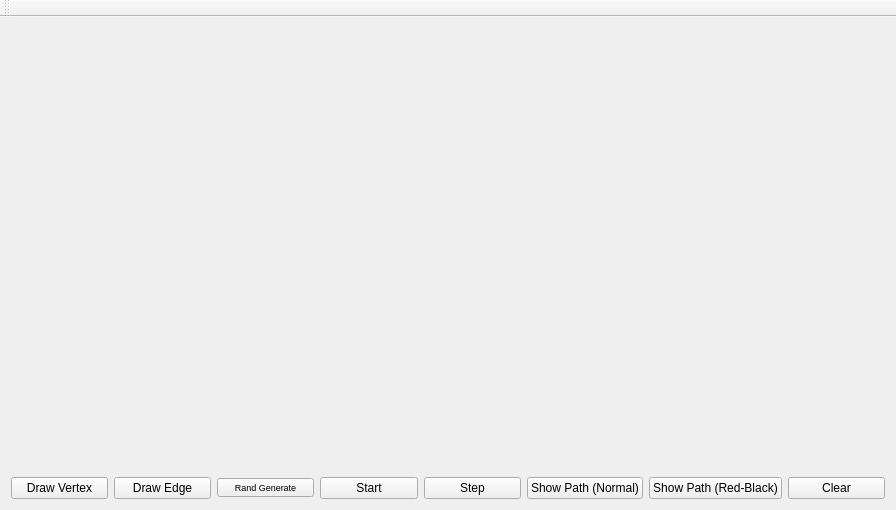
<?xml version="1.0" encoding="UTF-8"?>
<ui version="4.0">
 <class>MainWindow</class>
 <widget class="QMainWindow" name="MainWindow">
  <property name="geometry">
   <rect>
    <x>0</x>
    <y>0</y>
    <width>896</width>
    <height>510</height>
   </rect>
  </property>
  <property name="windowTitle">
   <string>MainWindow</string>
  </property>
  <widget class="QWidget" name="centralWidget">
   <layout class="QGridLayout" name="gridLayout">
    <item row="1" column="0">
     <layout class="QHBoxLayout" name="horizontalLayout">
      <item>
       <widget class="QPushButton" name="drawVertexButton">
        <property name="text">
         <string>Draw Vertex</string>
        </property>
       </widget>
      </item>
      <item>
       <widget class="QPushButton" name="drawEdgeButton">
        <property name="text">
         <string>Draw Edge</string>
        </property>
       </widget>
      </item>
      <item>
       <widget class="QPushButton" name="randGenButton">
        <property name="font">
         <font>
          <pointsize>7</pointsize>
         </font>
        </property>
        <property name="text">
         <string>Rand Generate</string>
        </property>
       </widget>
      </item>
      <item>
       <widget class="QPushButton" name="startButton">
        <property name="text">
         <string>Start</string>
        </property>
       </widget>
      </item>
      <item>
       <widget class="QPushButton" name="stepButton">
        <property name="text">
         <string>Step</string>
        </property>
       </widget>
      </item>
      <item>
       <widget class="QPushButton" name="showPathButton">
        <property name="text">
         <string>Show Path (Normal)</string>
        </property>
       </widget>
      </item>
      <item>
       <widget class="QPushButton" name="showPathRedBlackButton">
        <property name="text">
         <string>Show Path (Red-Black)</string>
        </property>
       </widget>
      </item>
      <item>
       <widget class="QPushButton" name="clearButton">
        <property name="text">
         <string>Clear</string>
        </property>
       </widget>
      </item>
     </layout>
    </item>
    <item row="0" column="0">
     <widget class="GraphArea" name="backgroundLabel">
      <property name="sizePolicy">
       <sizepolicy hsizetype="Expanding" vsizetype="Expanding">
        <horstretch>0</horstretch>
        <verstretch>0</verstretch>
       </sizepolicy>
      </property>
      <property name="mouseTracking">
       <bool>true</bool>
      </property>
      <property name="text">
       <string/>
      </property>
     </widget>
    </item>
   </layout>
  </widget>
  <widget class="QToolBar" name="mainToolBar">
   <attribute name="toolBarArea">
    <enum>TopToolBarArea</enum>
   </attribute>
   <attribute name="toolBarBreak">
    <bool>false</bool>
   </attribute>
  </widget>
 </widget>
 <layoutdefault spacing="6" margin="11"/>
 <customwidgets>
  <customwidget>
   <class>GraphArea</class>
   <extends>QLabel</extends>
   <header location="global">GraphArea.h</header>
  </customwidget>
 </customwidgets>
 <resources/>
 <connections/>
</ui>
